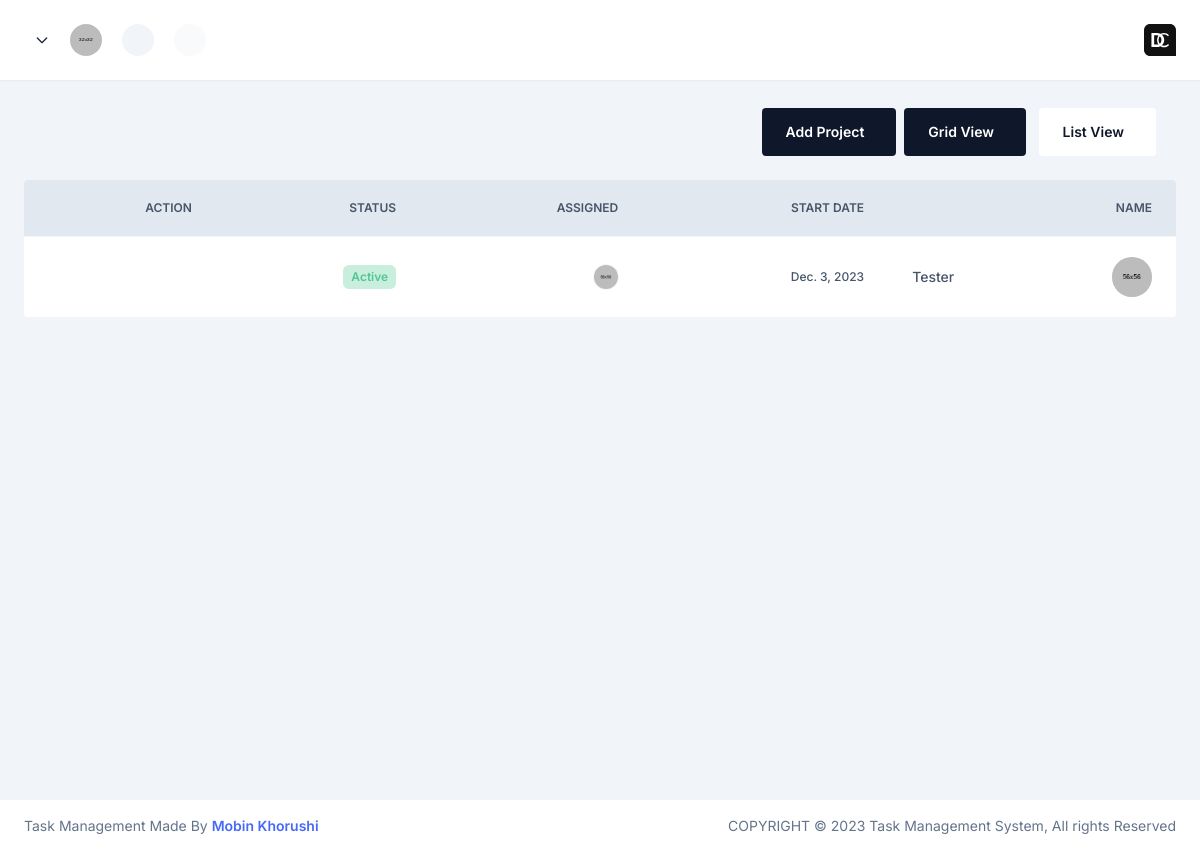
/projects/list (signed in), run on the app's committed database.
### tasks/models.py (models this page shows, shortened)
class Project(models.Model):
    class ProjectStatusChoices(models.TextChoices):
        ACTIVE = "active", "Active"
        DEACTIVE = "deactive", "Deactive"
    name = models.CharField(max_length=128)
    description = models.CharField(max_length=256)
    created_by = models.ForeignKey(
        Manager, on_delete=models.CASCADE, related_name="created_by"
    )
    managers = models.ManyToManyField(Manager)
    status = models.CharField(
        max_length=16,
        choices=ProjectStatusChoices.choices,
        default=ProjectStatusChoices.DEACTIVE,
    )
    avatar = models.ImageField(
        upload_to=task_dir_path, default="static/images/all-img/card-6.png"
    )
    created_at = models.DateField(auto_now_add=True)
    updated_at = models.DateField(auto_now=True)

class Manager(AbstractUser):
    avatar = models.ImageField(
        upload_to=user_dir_path, default="static/images/users/user-1.jpg"
    )
    created_at = models.DateField(auto_now_add=True)
    updated_at = models.DateField(auto_now=True)

### tasks/views.py (the view)
# urls.py: path("projects/list", views.project_list, name="project_list"),
@login_required()
def project_list(request):
    user = get_user(request)
    user_projects = user.project_set.all()
    user_made_projects = user.created_by.all()
    result_list = list(chain(user_made_projects, user_projects))
    result_list = list(dict.fromkeys(result_list))
    return render(
        request,
        "views/dashboard/projects/list.html",
        {"projects": result_list},
    )

### tasks/templates/views/dashboard/projects/list.html (shortened to what this page needs)
{% extends "layouts/base_layout.html" %}
{% load static %}
{% block content %}
<div class=" md:flex justify-between items-center">
   <div class="flex flex-wrap ">
      <ul class="nav nav-pills flex items-center flex-wrap list-none pl-0 mr-4" id="pills-tabVertical" role="tablist">
         <li class="nav-item flex-grow text-center" role="presentation">
            <button class="btn inline-flex justify-center btn-white dark:bg-slate-700 dark:text-slate-300 m-1 " id="pills-list-tab" data-bs-toggle="pill" data-bs-target="#pills-list" role="tab" aria-controls="pills-list" aria-selected="false">
               <span class="flex items-center">
                  <span>List View</span>
               </span>
            </button>
            <button class="btn inline-flex justify-center btn-white dark:bg-slate-700 dark:text-slate-300 m-1 active" id="pills-grid-tab" data-bs-toggle="pill" data-bs-target="#pills-grid" role="tab" aria-controls="pills-grid" aria-selected="true">
               <span class="flex items-center">
                  <span>Grid View</span>
               </span>
            </button>
         </li>
      </ul>
      <button class="btn inline-flex justify-center btn-dark dark:bg-slate-700 dark:text-slate-300 m-1 " onclick="window.location = '{% url "project_add" %}'">
         <span class="flex items-center">
            <span>Add Project</span>
         </span>
      </button>
   </div>
</div>
<div class="tab-content mt-6" id="pills-tabContent">
   <div class="tab-pane fade show active" id="pills-list" role="tabpanel" aria-labelledby="pills-list-tab">
      <div class="tab-content">
         <div class="card">
            <div class="card-body px-6 rounded overflow-hidden">
               <div class="overflow-x-auto -mx-6">
                  <div class="inline-block min-w-full align-middle">
                     <div class="overflow-hidden ">
                        <table class="min-w-full divide-y divide-slate-100 table-fixed dark:divide-slate-700 ">
                           <thead class="bg-slate-200 dark:bg-slate-700">
                              <tr>
                                 <th scope="col" class="table-th ">
                                    NAME
                                 </th>
                                 <th scope="col" class="table-th ">
                                    START DATE
                                 </th>
                                 <th scope="col" class="table-th ">
                                    ASSIGNED
                                 </th>
                                 <th scope="col" class="table-th ">
                                    STATUS
                                 </th>
                                 <th scope="col" class="table-th ">
                                    ACTION
                                 </th>
                              </tr>
                           </thead>
                           <tbody class="bg-white divide-y divide-slate-100 dark:bg-slate-800 dark:divide-slate-700">
                                {% for project in projects %}
                                    <tr class="even:bg-slate-50 dark:even:bg-slate-700">
                                        <td class="table-td">
                                            <div class="flex space-x-3 items-center text-left rtl:space-x-reverse">
                                            <div class="flex-none">
                                                <div class="h-10 w-10 rounded-full text-sm bg-[#E0EAFF] dark:bg-slate-700 flex flex-col items-center justify-center font-medium -tracking-[1px]">
                                                    <img src="{% static 'images/post/c1.png' %}" alt="Image" class="w-full h-full rounded-full">
                                                </div>
                                            </div>
                                            <div class="flex-1 font-medium text-sm leading-4 whitespace-nowrap">
                                                {{ project.name }}
                                            </div>
                                            </div>
                                        </td>
                                        <td class="table-td">
                                            <span class="block date-text">{{ project.created_at }}</span>
                                        </td>
                                        <td class="table-td">
                                            <div class="flex justify-start -space-x-1.5 rtl:space-x-reverse">
                                                {% if project.managers.all|length > 3 %}
                                                    {% for i in '012'|make_list %}
                                                        <div class="h-6 w-6 rounded-full ring-1 ring-slate-100">
                                                            <img src="{% static 'images/post/c1.png' %}" alt="Image" class="w-full h-full rounded-full">
                                                        </div>
                                                    {% endfor %}
                                                    <div class="bg-white dark:bg-slate-800 text-slate-900 dark:text-slate-300 text-xs ring-2 ring-slate-100 dark:ring-slate-700 rounded-full h-6 w-6 flex flex-col justify-center items-center">
                                                        +{{ project.managers.all|length|add:-3 }}
                                                    </div>
                                                {% else %}
                                                    {% for user in project.managers.all %}
                                                        <div class="h-6 w-6 rounded-full ring-1 ring-slate-100">
                                                            <img src="{% static 'images/post/c1.png' %}" alt="Image" class="w-full h-full rounded-full">
                                                        </div>
                                                    {% endfor %}
                                                {% endif %}
                                            </div>
                                        </td>
                                        {% if project.status == "active" %}
                                            <td class="table-td">
                                                <span class="badge bg-success-500 text-success-500 bg-opacity-30 capitalize">active</span>
                                            </td>
                                        {% else %}
                                            <td class="table-td">
                                                <span class="badge bg-success-500 text-danger-500 bg-opacity-30 capitalize">deactive</span>
                                            </td>
                                        {% endif %}
                                        <td class="table-td">
                                            <div class="dropstart relative">
                                            </div>
                                        </td>
                                    </tr>
                                {% endfor %}
                           </tbody>
                        </table>
                     </div>
                  </div>
               </div>
            </div>
         </div>
      </div>
   </div>
</div>
{% endblock content %}

### data on the page
Project: name "Tester", created_at "Dec. 3, 2023", status "Active"
